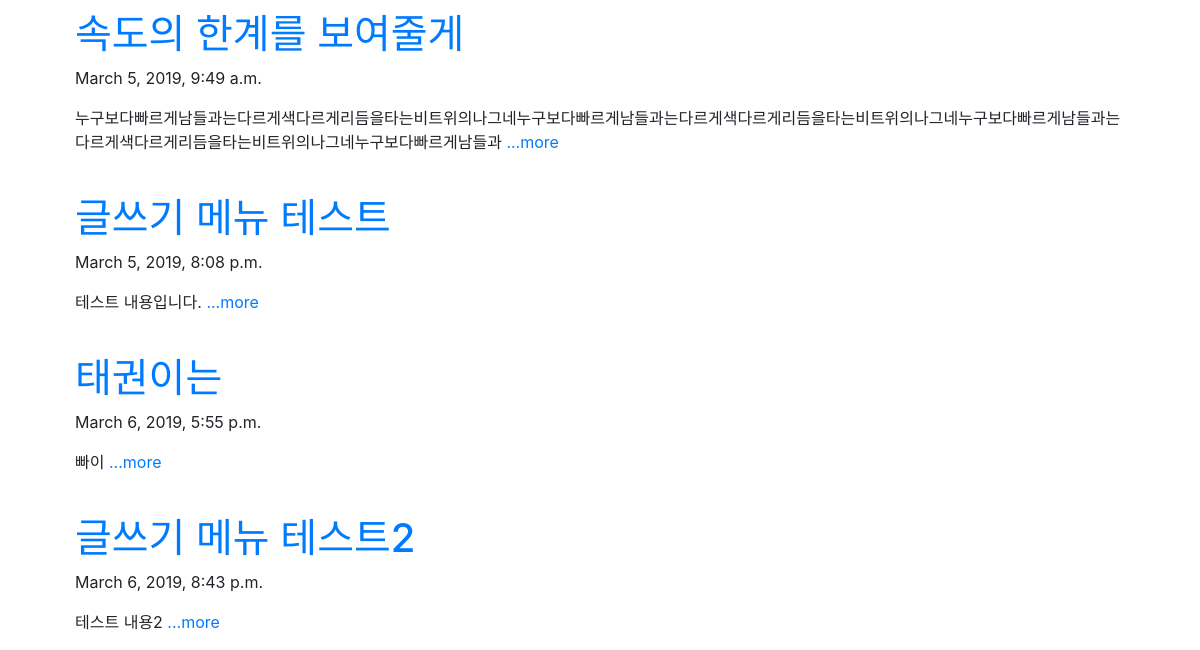
Before: / (lower part) with the older database file.
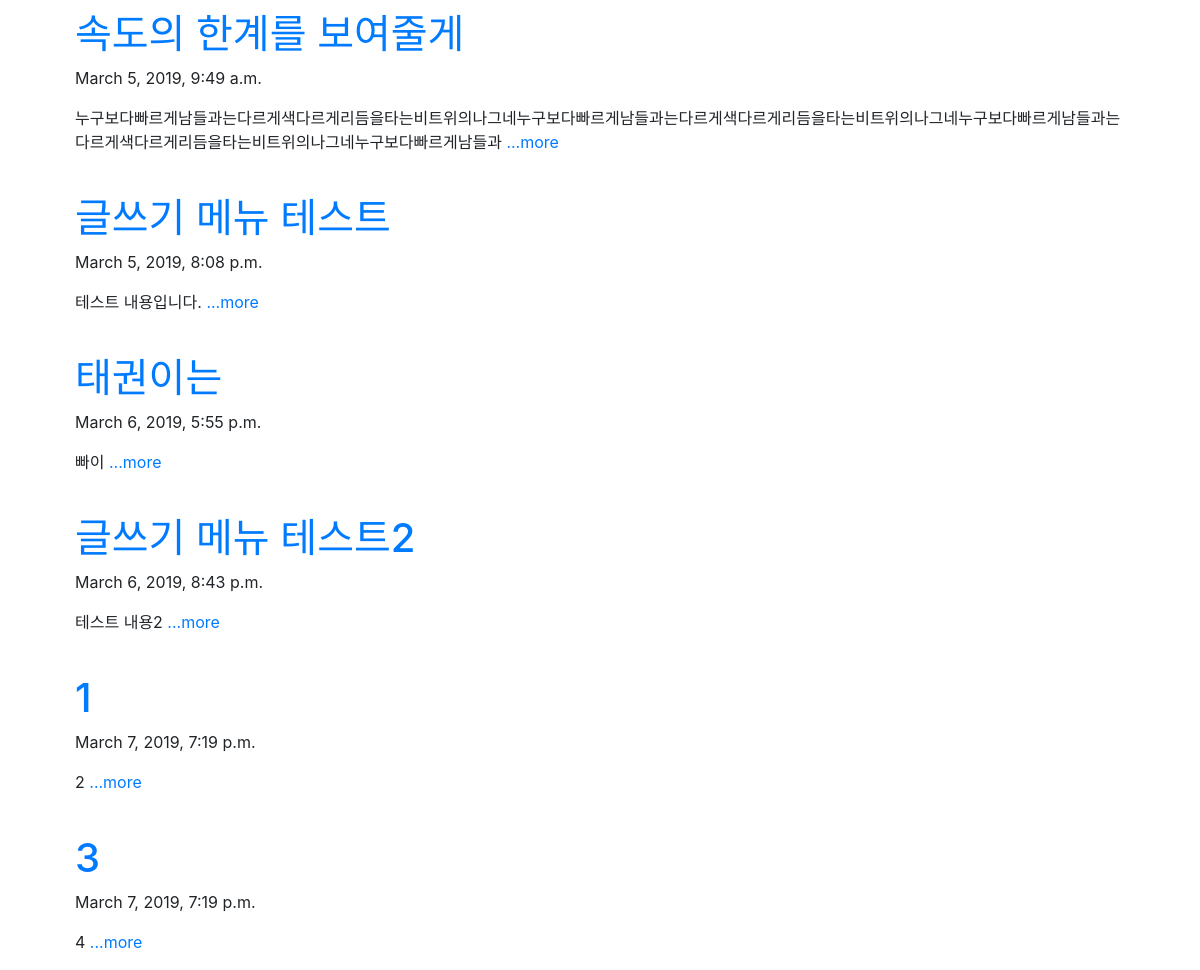
After: the same page with the newer database file.
### blog/models.py (models this page shows, shortened)
class Blog(models.Model):
    title = models.CharField(max_length=200)
    pub_date = models.DateTimeField('date published')
    body = models.TextField()
    def summary(self):
        return self.body[:100]

### blog/views.py (the view)
# urls.py: path('', views.blog, name = "blog"),
def blog(request): # 원래 home
    blogs = Blog.objects
    return render(request, 'blog.html', {'blogs' : blogs})

### blog/templates/blog.html
{% extends "base.html" %}
{% block content %}
    {% for blog in blogs.all %}
    <br>
    <div class="container">
        <a href="{% url 'detail' blog.id %}">
            <h1> {{blog.title}} </h1>
        </a>
        <p> {{blog.pub_date }} </p>
        <p> {{blog.summary}} <a href="{% url 'detail' blog.id %}">...more</a> </p>
    </div>
    {% endfor %}
{% endblock %}

### blogproject/templates/base.html (shortened to what this page needs)
<!doctype html>
<html lang="en">
<head>
    <link rel="stylesheet" href="https://stackpath.bootstrapcdn.com/bootstrap/4.3.1/css/bootstrap.min.css"
>
</head>
<body>
    <div class="container">
    <div class="container">
        {% block content %}
        {% endblock %}
    </div>
</body>
</html>

Changed rows visible on the page:
added Blog: title "1", pub_date "March 7, 2019, 7:19 p.m.", summary "2"
added Blog: title "3", pub_date "March 7, 2019, 7:19 p.m.", summary "4"
